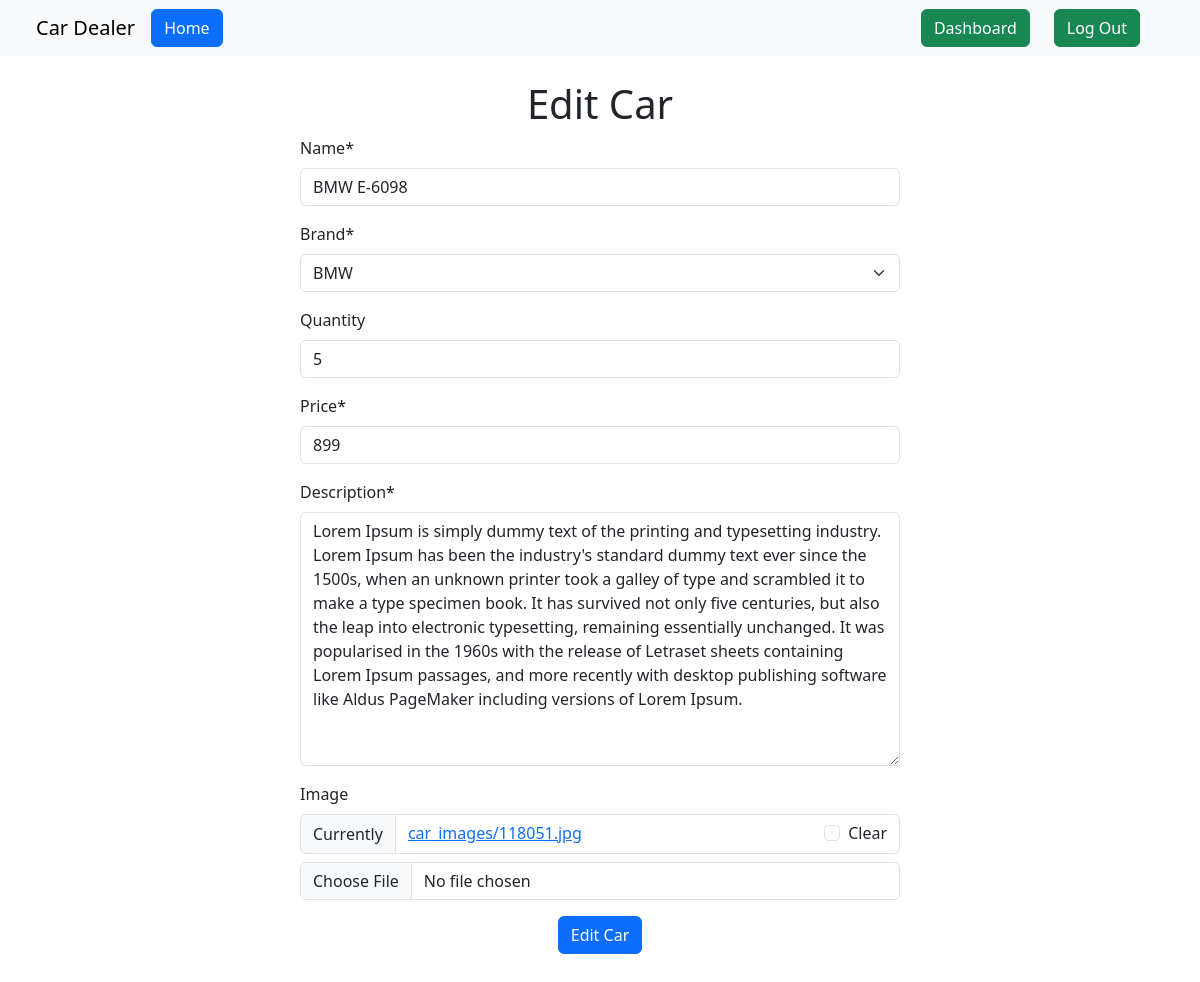
The page /car/edit_car/1 (signed in) on the database its author committed.
### car_model/models.py (models this page shows, shortened)
class CarModel(models.Model):
    name = models.CharField(max_length=100)
    brand = models.ForeignKey(Brand, on_delete=models.CASCADE)
    price = models.IntegerField()
    quantity = models.IntegerField(blank=True, null=True)
    description = models.TextField()
    image = models.ImageField(upload_to='car_images', blank=True, null=True)

class Brand(models.Model):
    name = models.CharField(max_length=100)
    description = models.TextField()
    image = models.ImageField(upload_to='brand_images', blank=True, null=True)
    def __str__(self):
        return self.name

### car_model/views.py (the view, shortened to what this page needs)
# urls.py: path('edit_car/<int:id>', EditCarView.as_view(), name='editCar'),
class EditCarView(UpdateView):
    model = CarModel
    form_class = CarModelForm
    template_name = 'add_car.html'
    success_url = reverse_lazy('home')
    pk_url_kwarg = 'id'
    def get_context_data(self, **kwargs):
        context = super().get_context_data(**kwargs)
        context['type'] = 'Edit Car'
        return context

### car_model/forms.py
class CarModelForm(forms.ModelForm):
    class Meta:
        model = CarModel
        fields = ['name', 'brand', 'quantity', 'price', 'description', 'image']

### car_model/templates/add_car.html (shortened to what this page needs)
{% extends 'base.html' %}
{% load static %}
{% load crispy_forms_tags %}
{% block content %}
<h1 class="text-center mt-4"> {{type}}</h1>
<form method="post" action="" enctype="multipart/form-data" class="w-50 m-auto mb-5">
    {{ form | crispy }}
    <div class="d-flex justify-content-center align-items-center">
        <button type="submit" class="btn btn-primary">{{type}}</button>
    </div>
</form>
{% endblock %}

### rows shown on the page
CarModel: name "BMW E-6098", brand "BMW", quantity "5", price "899", description "Lorem Ipsum is simply dummy text of the printing and typesetting industry. Lorem Ipsum has been the industry's standard dummy text ever since the 1500s, when an unknown printer took a galley of type and scrambled it to make a type specimen book. It has survived not only five centuries, but also the leap into electronic typesetting, remaining essentially unchanged. It was popularised in the 1960s with the release of Letraset sheets containing Lorem Ipsum passages, and more recently with desktop publishing software like Aldus PageMaker including versions of Lorem Ipsum."

### other values the page prints
{{ type }} "Edit Car"
